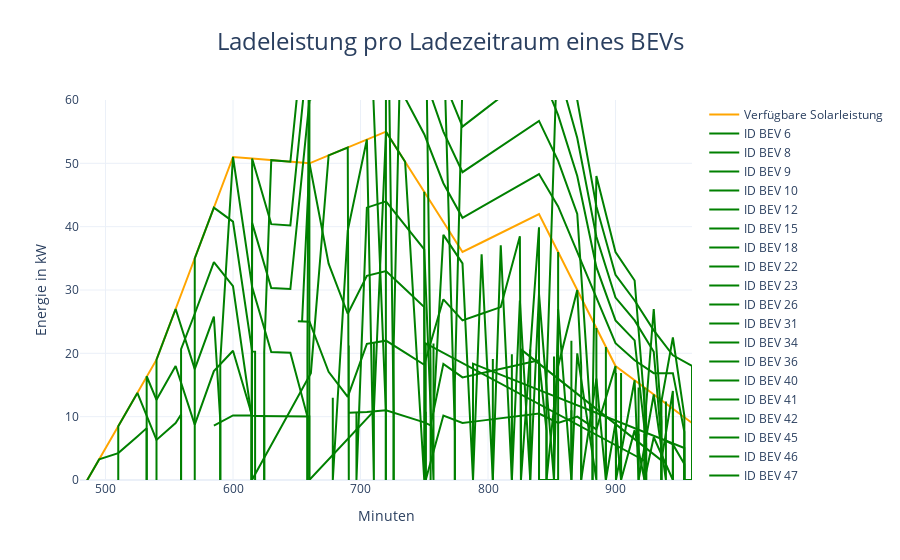

Source (notebook cell):
### Code cell
import figureGeneration

figureGeneration.create_charging_power_figure(simulation_day, solarpeakleistung, bev_data, minute_interval)

### Figure 1 — Plotly figure (JSON) as saved in the notebook; plotly's stock layout.template omitted (floating-point values rounded to 4 significant figures)
{"data": [{"line": {"color": "orange"}, "name": "Verfügbare Solarleistung", "type": "scatter", "x": [480, 495, 510, 525, 540, 555, 570, 585, 600, 615, 630, 645, 660, 675, 690, 705, 720, 735, 750, 765, 780, 795, 810, 825, 840, 855, 870, 885, 900, 915, 930, 945, 960], "y": [-2, 3.25, 8.5, 13.75, 19, 27, 35, 43, 51, 50.75, 50.5, 50.25, 50, 51.25, 52.5, 53.75, 55, 50.25, 45.5, 40.75, 36, 37.5, 39, 40.5, 42, 36, 30, 24, 18, 15.75, 13.5, 11.25, 9]}, {"line": {"color": "green"}, "mode": "lines", "name": "ID BEV 6", "type": "scatter", "x": [939.5, 945, 954, 954, 960, 960], "y": [6.19, 5.625, 2.53, 0, 0, 9]}, {"line": {"color": "green"}, "mode": "lines", "name": "ID BEV 8", "type": "scatter", "x": [922.7, 922.7, 930, 945, 945], "y": [7.31, 0, 6.75, 0, 11.25]}, {"line": {"color": "green"}, "mode": "lines", "name": "ID BEV 9", "type": "scatter", "x": [918.1, 918.1, 930, 939.5, 939.5], "y": [7.31, 0, 13.5, 0, 12.38]}, {"line": {"color": "green"}, "mode": "lines", "name": "ID BEV 10", "type": "scatter", "x": [904.4, 904.4, 915, 922.7, 922.7], "y": [8.44, 0, 7.875, 0, 14.62]}, {"line": {"color": "green"}, "mode": "lines", "name": "ID BEV 12", "type": "scatter", "x": [900.4, 900.4, 915, 918.1, 918.1], "y": [8.44, 0, 15.75, 0, 14.62]}, {"line": {"color": "green"}, "mode": "lines", "name": "ID BEV 15", "type": "scatter", "x": [892.5, 892.5, 900, 904.4, 904.4], "y": [10.5, 0, 9, 0, 16.88]}, {"line": {"color": "green"}, "mode": "lines", "name": "ID BEV 18", "type": "scatter", "x": [751.2, 751.2, 765, 780, 795, 810, 825, 840, 855, 870, 885, 900, 900.4, 900.4], "y": [10.78, 0, 10.19, 9, 9.375, 9.75, 10.12, 10.5, 9, 10, 8, 18, 0, 16.88]}, {"line": {"color": "green"}, "mode": "lines", "name": "ID BEV 22", "type": "scatter", "x": [873.1, 873.1, 885, 892.5, 892.5], "y": [9, 0, 16, 0, 21]}, {"line": {"color": "green"}, "mode": "lines", "name": "ID BEV 23", "type": "scatter", "x": [865.4, 865.4, 870, 885, 885], "y": [11, 0, 20, 0, 24]}, {"line": {"color": "green"}, "mode": "lines", "name": "ID BEV 26", "type": "scatter", "x": [690.8, 705, 720, 735, 750, 755, 765, 780, 795, 810, 825, 840, 845.9, 845.9, 855, 870, 873.1, 873.1], "y": [10.62, 10.75, 11, 10.05, 9.1, 8.624, 18.34, 16.2, 16.88, 17.55, 18.23, 18.9, 7.8, 0, 18, 30, 18, 0]}, {"line": {"color": "green"}, "mode": "lines", "name": "ID BEV 31", "type": "scatter", "x": [851.8, 851.8, 855, 865.4, 865.4], "y": [9.75, 0, 27, 0, 22]}, {"line": {"color": "green"}, "mode": "lines", "name": "ID BEV 34", "type": "scatter", "x": [840.0, 840.0, 855, 855], "y": [9.75, 0, 0, 36]}, {"line": {"color": "green"}, "mode": "lines", "name": "ID BEV 36", "type": "scatter", "x": [833.1, 833.1, 840, 851.8, 851.8], "y": [10.31, 0, 29.4, 0, 19.5]}, {"line": {"color": "green"}, "mode": "lines", "name": "ID BEV 40", "type": "scatter", "x": [825.8, 825.8, 840, 840.0, 840.0], "y": [10.31, 0, 39.9, 0, 19.5]}, {"line": {"color": "green"}, "mode": "lines", "name": "ID BEV 41", "type": "scatter", "x": [818.7, 818.7, 825, 833.1, 833.1], "y": [9.938, 0, 28.35, 0, 20.62]}, {"line": {"color": "green"}, "mode": "lines", "name": "ID BEV 42", "type": "scatter", "x": [650.9, 660, 675, 690, 705, 720, 735, 750, 765, 780, 795, 810, 825, 825.8, 825.8, 936, 945, 945], "y": [25.06, 25, 17.08, 13.12, 21.5, 22, 20.1, 18.2, 28.52, 25.2, 26.25, 27.3, 38.48, 0, 20.62, 3.095, 14.06, 0]}, {"line": {"color": "green"}, "mode": "lines", "name": "ID BEV 45", "type": "scatter", "x": [803.8, 803.8, 810, 818.7, 818.7], "y": [9.562, 0, 37.05, 0, 19.88]}, {"line": {"color": "green"}, "mode": "lines", "name": "ID BEV 46", "type": "scatter", "x": [788.2, 788.2, 795, 803.8, 803.8], "y": [9.188, 0, 35.62, 0, 19.12]}, {"line": {"color": "green"}, "mode": "lines", "name": "ID BEV 47", "type": "scatter", "x": [757.3, 765, 780, 788.2, 788.2, 954, 954], "y": [10.78, 38.71, 34.2, 0, 18.38, 5.06, 0]}, {"line": {"color": "green"}, "mode": "lines", "name": "ID BEV 37", "type": "scatter", "x": [654.2, 660, 675, 690, 705, 720, 735, 750, 751.2, 751.2, 924, 924], "y": [25.06, 50, 34.17, 26.25, 32.25, 33, 30.15, 27.3, 0, 21.56, 2.924, 0]}, {"line": {"color": "green"}, "mode": "lines", "name": "ID BEV 3", "type": "scatter", "x": [696.8, 696.8, 705, 720, 735, 750, 757.3, 757.3], "y": [10.62, 0, 43, 44, 40.2, 36.4, 0, 21.56]}, {"line": {"color": "green"}, "mode": "lines", "name": "ID BEV 1", "type": "scatter", "x": [617.3, 630, 645, 659.9, 659.9, 710.5, 720, 735, 750, 750], "y": [10.12, 10.1, 10.05, 10.02, 0, 10.88, 55, 50.25, 0, 45.5]}, {"line": {"color": "green"}, "mode": "lines", "name": "ID BEV 7", "type": "scatter", "x": [678.3, 678.3, 690, 705, 710.5, 710.5], "y": [12.97, 0, 39.38, 53.75, 0, 21.75]}, {"line": {"color": "green"}, "mode": "lines", "name": "ID BEV 30", "type": "scatter", "x": [585, 600, 614.9, 614.9, 661.1, 675, 690, 690.8, 690.8], "y": [8.6, 10.2, 10.18, 0, 16.87, 51.25, 52.5, 0, 21.25]}, {"line": {"color": "green"}, "mode": "lines", "name": "ID BEV 4", "type": "scatter", "x": [480, 480, 495, 510, 525, 532.3, 532.3], "y": [0, -2, 3.25, 4.25, 6.875, 8.19, 0]}, {"line": {"color": "green"}, "mode": "lines", "name": "ID BEV 11", "type": "scatter", "x": [510, 510, 525, 540, 555, 559.3, 559.3], "y": [0, 8.5, 13.75, 6.333, 9, 10.33, 0]}, {"line": {"color": "green"}, "mode": "lines", "name": "ID BEV 13", "type": "scatter", "x": [532.3, 532.3, 540, 555, 570, 585, 600, 615, 624.5, 624.5], "y": [0, 16.38, 12.67, 18, 8.75, 17.2, 20.4, 10.15, 10.12, 0]}, {"line": {"color": "green"}, "mode": "lines", "name": "ID BEV 19", "type": "scatter", "x": [540, 540, 555, 570, 585, 590.0, 590.0], "y": [0, 19, 27, 17.5, 25.8, 9.4, 0]}, {"line": {"color": "green"}, "mode": "lines", "name": "ID BEV 20", "type": "scatter", "x": [559.3, 559.3, 570, 585, 600, 614.5, 614.5], "y": [0, 20.67, 26.25, 34.4, 30.6, 10.18, 0]}, {"line": {"color": "green"}, "mode": "lines", "name": "ID BEV 24", "type": "scatter", "x": [570, 570, 585, 600, 615, 617.3, 617.3], "y": [0, 35, 43, 40.8, 20.3, 20.25, 0]}, {"line": {"color": "green"}, "mode": "lines", "name": "ID BEV 35", "type": "scatter", "x": [590.0, 590.0, 600, 615, 630, 645, 658.4, 658.4], "y": [0, 18.8, 51, 30.45, 20.2, 20.1, 10.02, 0]}, {"line": {"color": "green"}, "mode": "lines", "name": "ID BEV 38", "type": "scatter", "x": [614.5, 614.5, 615, 630, 645, 660, 675, 690, 705, 720, 735, 750, 765, 780, 795, 810, 825, 840, 855, 870, 885, 900, 915, 930, 945, 954, 954], "y": [0, 20.35, 40.6, 30.3, 30.15, 60, 61.5, 63, 64.5, 66, 60.3, 54.6, 46.86, 41.4, 43.12, 44.85, 46.58, 48.3, 43.2, 36, 28.8, 21.6, 18.9, 16.88, 16.88, 7.59, 0]}, {"line": {"color": "green"}, "mode": "lines", "name": "ID BEV 43", "type": "scatter", "x": [614.9, 614.9, 615, 630, 645, 660, 675, 690, 705, 720, 735, 750, 765, 780, 795, 810, 825, 840, 855, 870, 882, 882], "y": [0, 20.35, 50.75, 40.4, 40.2, 70, 71.75, 73.5, 75.25, 77, 70.35, 63.7, 55.01, 48.6, 50.62, 52.65, 54.68, 56.7, 50.4, 42, 5.4, 0]}, {"line": {"color": "green"}, "mode": "lines", "name": "ID BEV 0", "type": "scatter", "x": [624.5, 624.5, 630, 645, 660, 675, 690, 705, 719.9, 719.9], "y": [0, 20.25, 50.5, 50.25, 80, 82, 84, 86, 10.88, 0]}, {"line": {"color": "green"}, "mode": "lines", "name": "ID BEV 2", "type": "scatter", "x": [658.4, 658.4, 660, 675, 690, 705, 720, 735, 750, 765, 780, 795, 810, 825, 840, 855, 870, 885, 900, 915, 924, 924], "y": [0, 20.05, 90, 92.25, 94.5, 96.75, 88, 80.4, 72.8, 63.16, 55.8, 58.12, 60.45, 62.78, 65.1, 57.6, 48, 33.6, 25.2, 22.05, 5.848, 0]}, {"line": {"color": "green"}, "mode": "lines", "name": "ID BEV 5", "type": "scatter", "x": [659.9, 659.9, 660, 675, 690, 705, 720, 726, 726], "y": [0, 20.05, 100, 102.5, 105, 107.5, 99, 10.52, 0]}, {"line": {"color": "green"}, "mode": "lines", "name": "ID BEV 16", "type": "scatter", "x": [719.9, 719.9, 720, 735, 750, 765, 774, 774], "y": [0, 21.75, 110, 90.45, 81.9, 71.31, 7.676, 0]}, {"line": {"color": "green"}, "mode": "lines", "name": "ID BEV 21", "type": "scatter", "x": [726, 726, 735, 750, 755, 755], "y": [0, 21.05, 100.5, 91.0, 17.25, 0]}, {"line": {"color": "green"}, "mode": "lines", "name": "ID BEV 28", "type": "scatter", "x": [774, 774, 780, 795, 810, 825, 840, 855, 870, 885, 900, 915, 930, 936, 936], "y": [0, 15.35, 63.0, 65.62, 68.25, 70.88, 73.5, 64.8, 54, 38.4, 28.8, 25.2, 20.25, 6.19, 0]}, {"line": {"color": "green"}, "mode": "lines", "name": "ID BEV 33", "type": "scatter", "x": [845.9, 845.9, 855, 870, 885, 900, 915, 930, 945, 960, 960], "y": [0, 15.6, 72.0, 60, 43.2, 32.4, 28.35, 23.62, 19.69, 18, 0]}, {"line": {"color": "green"}, "mode": "lines", "name": "ID BEV 17", "type": "scatter", "x": [882, 882, 885, 900, 915, 924, 924], "y": [0, 10.8, 48.0, 36.0, 31.5, 8.772, 0]}, {"line": {"color": "green"}, "mode": "lines", "name": "ID BEV 32", "type": "scatter", "x": [924, 924, 930, 936, 936], "y": [0, 11.7, 27, 9.285, 0]}, {"line": {"color": "green"}, "mode": "lines", "name": "ID BEV 39", "type": "scatter", "x": [936, 936, 945, 954, 954], "y": [0, 12.38, 22.5, 10.12, 0]}], "layout": {"title": {"font": {"size": 24}, "text": "Ladeleistung pro Ladezeitraum eines BEVs", "x": 0.5, "xanchor": "center"}, "xaxis": {"range": [480, 960], "showgrid": true, "title": {"text": "Minuten"}}, "yaxis": {"range": [0, 60], "title": {"text": "Energie in kW"}}}}
